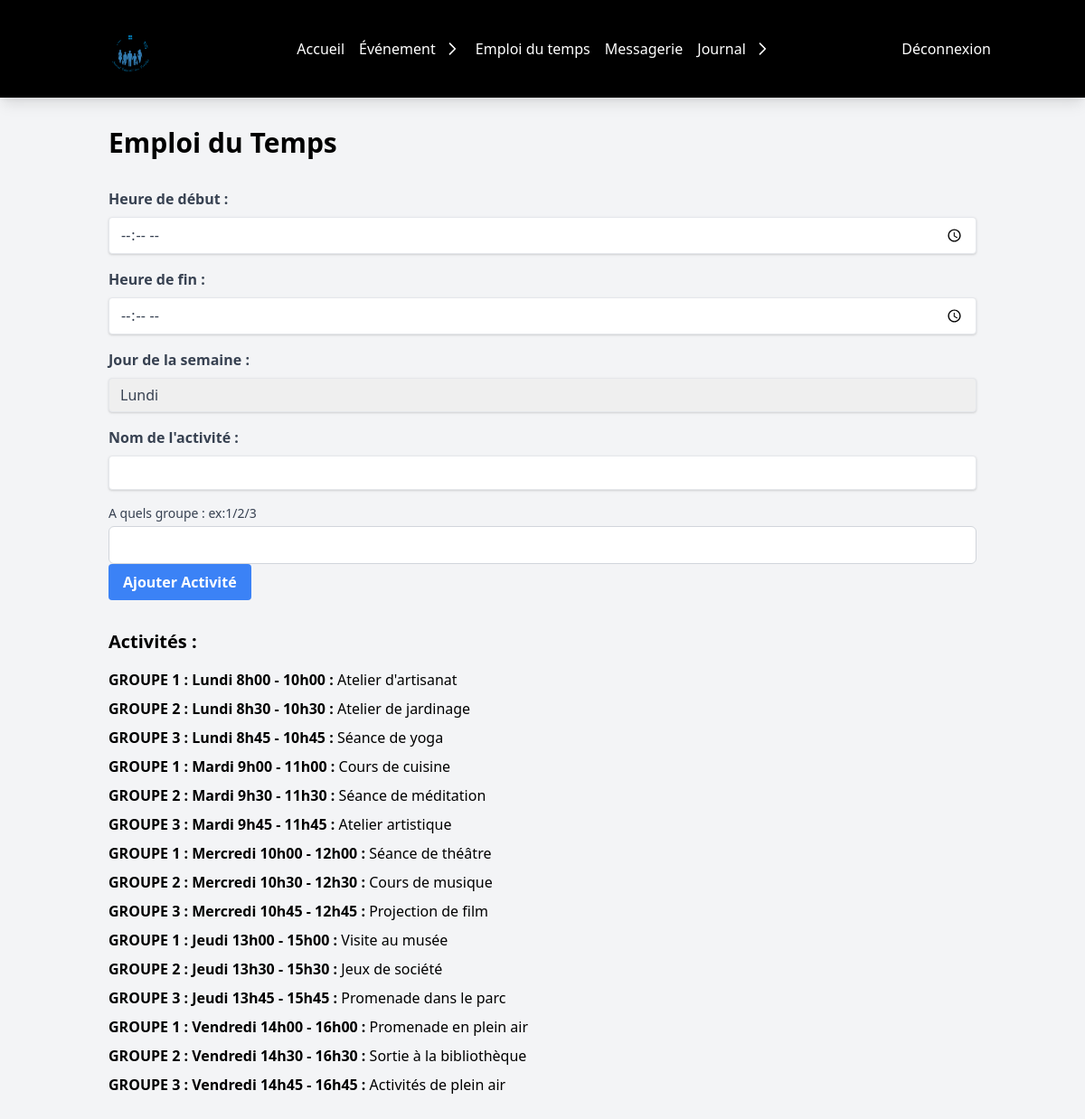
/controllers/controller_educ_emploidutemp.php (signed in), run on an earlier commit of the app's database.
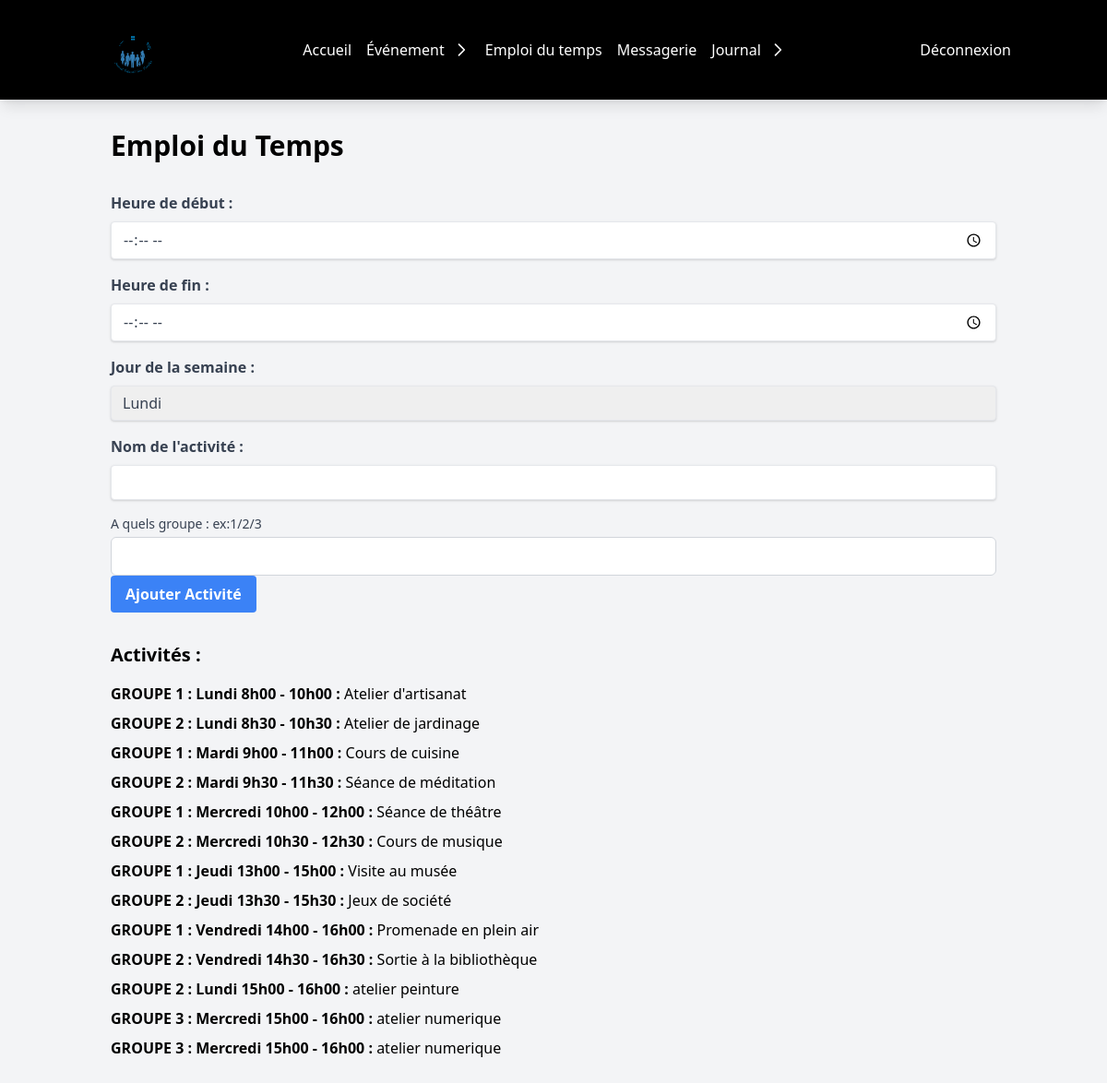
And on a later commit of the database.
### tables this page shows
CREATE TABLE `emploidutemp` (
  `id` int NOT NULL,
  `groupe` varchar(5) NOT NULL,
  `jour_semaine` varchar(20) NOT NULL,
  `heure_debut` time NOT NULL,
  `heure_fin` time NOT NULL,
  `matiere` varchar(100) NOT NULL,
  `salle` varchar(50) NOT NULL DEFAULT 'Salle commune'
);

### controllers/controller_educ_emploidutemp.php (called while the page is built, shortened)
<?php
require_once "../models/emploidutemp.php";
try {
    $activites = Timetable::getActivites();
} catch (Exception $e) {
    echo "Erreur : " . $e->getMessage();
    exit();
}
include "../views/view_educ_emploidutemp.php";

### models/emploidutemp.php (called while the page is built, shortened)
<?php
class Timetable
{
    private static $db;
    public static function initDatabase()
    {
        if (!isset(self::$db)) {
            self::$db = new PDO("mysql:host=localhost;dbname=" . DBNAME, DBUSER, DBPASSWORD);
            self::$db->setAttribute(PDO::ATTR_ERRMODE, PDO::ERRMODE_EXCEPTION);
        }
    }
    public static function getActivites()
    {
        try {
            $pdo = self::$db;
            $sql = "SELECT *, HOUR(`heure_debut`) as startHour, MINUTE(heure_debut) as startMin, HOUR(`heure_fin`)as endHour, MINUTE (`heure_fin`) as endMin FROM emploidutemp ORDER BY heure_debut";
            $query = $pdo->prepare($sql);
            $query->execute();
            return $query->fetchAll(PDO::FETCH_ASSOC);
        } catch (PDOException $e) {
            throw new Exception("Erreur lors de la récupération des activités de l'emploi du temps : " . $e->getMessage());
        }
    }
}

### views/view_educ_emploidutemp.php (the view, shortened to what this page needs)
<!DOCTYPE html>
<html lang="fr">
<head>
    <link href="https://cdn.jsdelivr.net/npm/tailwindcss@2.2.19/dist/tailwind.min.css" rel="stylesheet">
</head>
<body class="bg-gray-100">
    <?php include "header_educ.php"; ?>
    <div class="container mx-auto p-8">
        <h1 class="text-3xl font-bold mb-8">Emploi du Temps</h1>
        <form action="" method="POST">
            <div class="mb-4">
                <label for="heure_debut" class="block text-gray-700 font-bold mb-2">Heure de début :</label>
                <input type="time" id="heure_debut" name="heure_debut"
                    class="shadow appearance-none border rounded w-full py-2 px-3 text-gray-700 leading-tight focus:outline-none focus:shadow-outline">
            </div>
            <div class="mb-4">
                <label for="heure_fin" class="block text-gray-700 font-bold mb-2">Heure de fin :</label>
                <input type="time" id="heure_fin" name="heure_fin"
                    class="shadow appearance-none border rounded w-full py-2 px-3 text-gray-700 leading-tight focus:outline-none focus:shadow-outline">
            </div>
            <div class="mb-4">
                <label for="jour_semaine" class="block text-gray-700 font-bold mb-2">Jour de la semaine :</label>
                <select id="jour_semaine" name="jour_semaine"
                    class="shadow appearance-none border rounded w-full py-2 px-3 text-gray-700 leading-tight focus:outline-none focus:shadow-outline">
                    <option value="Lundi">Lundi</option>
                </select>
            </div>
            <div class="mb-4">
                <label for="matiere" class="block text-gray-700 font-bold mb-2">Nom de l'activité :</label>
                <input type="text" id="matiere" name="matiere"
                    class="shadow appearance-none border rounded w-full py-2 px-3 text-gray-700 leading-tight focus:outline-none focus:shadow-outline">
            </div>
            <div>
                <label for="groupe" class="block text-sm font-medium text-gray-700">A quels groupe : ex:1/2/3</label>
                <input type="text" id="groupe" name="groupe"
                    class="mt-1 p-2 border border-gray-300 block w-full rounded-md" required>
            </div>
            <button type="submit" name="submit"
                class="bg-blue-500 hover:bg-blue-700 text-white font-bold py-2 px-4 rounded">Ajouter Activité</button>
        </form>
        <div class="mt-8">
            <h2 class="text-xl font-bold mb-4">Activités :</h2>
            <ul>
                <?php foreach ($activites as $activite): ?>
                    <li class="mb-2">
                        <span class="font-bold">GROUPE <?= $activite['groupe'] ?> : <?= $activite['jour_semaine'] ?>
                            <?= $activite['startHour'] . "h" . ($activite['startMin'] == 0 ? '00': $activite['startMin']) ?> -
                            <?= $activite['endHour'] . "h" . ($activite['endMin'] == 0 ? '00': $activite['endMin']) ?> :</span>
                        <?= $activite['matiere'] ?>
                    </li>
                <?php endforeach; ?>
            </ul>
        </div>
    </div>
</body>
</html>

### views/header_educ.php (shortened to what this page needs)
<header class="bg-black shadow-lg">
    <div class="container mx-auto flex justify-between items-center px-4 py-6">
        <div>
            <a href="../controllers/controller_home.php" class="text-xl font-semibold text-gray-800">
                <img src="../assets/img/logo/logo.png" alt="Logo" class="w-20">
            </a>
        </div>
        <nav class="hidden sm:block">
            <ul class="flex space-x-4">
                <li><a href="../controllers/controller_educ_home.php" class="text-white hover:text-white-800">Accueil</a></li>
                <li>
                    <div class="relative">
                        <button id="eventDropdownBtn" class="text-white hover:text-white-800 focus:outline-none">
                            Événement
                            <svg class="h-5 w-5 inline-block ml-1 -mt-1" fill="none" stroke="currentColor" viewBox="0 0 24 24" xmlns="http://www.w3.org/2000/svg">
                                <path stroke-linecap="round" stroke-linejoin="round" stroke-width="2" d="M9 5l7 7-7 7"></path>
                            </svg>
                        </button>
                    </div>
                </li>
                <li><a href="../controllers/controller_educ_emploidutemp.php" class="text-white hover:text-white-800">Emploi du temps</a></li>
                <li><a href="../controllers/controller_educ_message.php" class="text-white hover:text-white-800">Messagerie</a></li>
                <li>
                    <div class="relative">
                        <button id="journalDropdownBtn" class="text-white hover:text-white-800 focus:outline-none">
                            Journal
                            <svg class="h-5 w-5 inline-block ml-1 -mt-1" fill="none" stroke="currentColor" viewBox="0 0 24 24" xmlns="http://www.w3.org/2000/svg">
                                <path stroke-linecap="round" stroke-linejoin="round" stroke-width="2" d="M9 5l7 7-7 7"></path>
                            </svg>
                        </button>
                    </div>
                </li>
            </ul>
        </nav>
        <div class="relative">
            <a href="../controllers/controller_login_educ.php" class="text-white hover:text-white-800">Déconnexion</a>
        </div>
    </div>
</header>

What changed in the data, as far as the page shows it:
removed emploidutemp: groupe "3", jour_semaine "Lundi", startHour "8", startMin "45", endHour "10", endMin "45", matiere "Séance de yoga"
removed emploidutemp: groupe "3", jour_semaine "Mardi", startHour "9", startMin "45", endHour "11", endMin "45", matiere "Atelier artistique"
removed emploidutemp: groupe "3", jour_semaine "Mercredi", startHour "10", startMin "45", endHour "12", endMin "45", matiere "Projection de film"
removed emploidutemp: groupe "3", jour_semaine "Jeudi", startHour "13", startMin "45", endHour "15", endMin "45", matiere "Promenade dans le parc"
removed emploidutemp: groupe "3", jour_semaine "Vendredi", startHour "14", startMin "45", endHour "16", endMin "45", matiere "Activités de plein air"
added emploidutemp: groupe "2", jour_semaine "Lundi", startHour "15", shows "00", endHour "16", matiere "atelier peinture"
added emploidutemp: groupe "3", jour_semaine "Mercredi", startHour "15", shows "00", endHour "16", matiere "atelier numerique"
added emploidutemp: groupe "3", jour_semaine "Mercredi", startHour "15", shows "00", endHour "16", matiere "atelier numerique"
